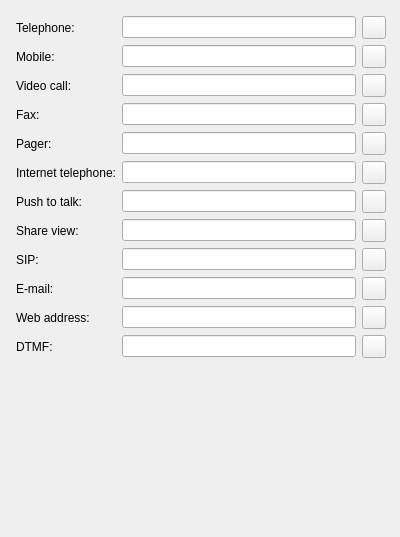
         <widget class="QWidget" name="scrollAreaWidgetContents">
          <property name="geometry">
           <rect>
            <x>0</x>
            <y>0</y>
            <width>400</width>
            <height>537</height>
           </rect>
          </property>
          <layout class="QVBoxLayout" name="verticalLayout_5">
           <item>
            <layout class="QFormLayout" name="generalNumbersLayout">
             <property name="fieldGrowthPolicy">
              <enum>QFormLayout::ExpandingFieldsGrow</enum>
             </property>
             <property name="leftMargin">
              <number>5</number>
             </property>
             <property name="topMargin">
              <number>5</number>
             </property>
             <property name="rightMargin">
              <number>3</number>
             </property>
             <property name="bottomMargin">
              <number>5</number>
             </property>
             <item row="0" column="0">
              <widget class="QLabel" name="general_telephone_label">
               <property name="text">
                <string notr="true">Telephone:</string>
               </property>
               <property name="buddy">
                <cstring>general_telephone_1</cstring>
               </property>
              </widget>
             </item>
             <item row="0" column="1">
              <layout class="QHBoxLayout" name="horizontalLayout">
               <item>
                <widget class="QLineEdit" name="general_telephone_1"/>
               </item>
               <item>
                <widget class="QToolButton" name="add_general_telephone">
                 <property name="icon">
                  <iconset resource="resource.qrc">
                   <normaloff>:/list-add</normaloff>:/list-add</iconset>
                 </property>
                </widget>
               </item>
              </layout>
             </item>
             <item row="1" column="0">
              <widget class="QLabel" name="general_mobile_label">
               <property name="text">
                <string notr="true">Mobile:</string>
               </property>
               <property name="buddy">
                <cstring>general_mobile_1</cstring>
               </property>
              </widget>
             </item>
             <item row="1" column="1">
              <layout class="QHBoxLayout" name="horizontalLayout_3">
               <item>
                <widget class="QLineEdit" name="general_mobile_1"/>
               </item>
               <item>
                <widget class="QToolButton" name="add_general_mobile">
                 <property name="icon">
                  <iconset resource="resource.qrc">
                   <normaloff>:/list-add</normaloff>:/list-add</iconset>
                 </property>
                </widget>
               </item>
              </layout>
             </item>
             <item row="2" column="0">
              <widget class="QLabel" name="general_video_label">
               <property name="text">
                <string notr="true">Video call:</string>
               </property>
               <property name="buddy">
                <cstring>general_video_1</cstring>
               </property>
              </widget>
             </item>
             <item row="2" column="1">
              <layout class="QHBoxLayout" name="horizontalLayout_2">
               <item>
                <widget class="QLineEdit" name="general_video_1"/>
               </item>
               <item>
                <widget class="QToolButton" name="add_general_video">
                 <property name="icon">
                  <iconset resource="resource.qrc">
                   <normaloff>:/list-add</normaloff>:/list-add</iconset>
                 </property>
                </widget>
               </item>
              </layout>
             </item>
             <item row="3" column="0">
              <widget class="QLabel" name="general_fax_label">
               <property name="text">
                <string notr="true">Fax:</string>
               </property>
               <property name="buddy">
                <cstring>general_fax_1</cstring>
               </property>
              </widget>
             </item>
             <item row="3" column="1">
              <layout class="QHBoxLayout" name="horizontalLayout_4">
               <item>
                <widget class="QLineEdit" name="general_fax_1"/>
               </item>
               <item>
                <widget class="QToolButton" name="add_general_fax">
                 <property name="icon">
                  <iconset resource="resource.qrc">
                   <normaloff>:/list-add</normaloff>:/list-add</iconset>
                 </property>
                </widget>
               </item>
              </layout>
             </item>
             <item row="4" column="0">
              <widget class="QLabel" name="general_pager_label">
               <property name="text">
                <string notr="true">Pager:</string>
               </property>
               <property name="buddy">
                <cstring>general_pager_1</cstring>
               </property>
              </widget>
             </item>
             <item row="4" column="1">
              <layout class="QHBoxLayout" name="horizontalLayout_5">
               <item>
                <widget class="QLineEdit" name="general_pager_1"/>
               </item>
               <item>
                <widget class="QToolButton" name="add_general_pager">
                 <property name="icon">
                  <iconset resource="resource.qrc">
                   <normaloff>:/list-add</normaloff>:/list-add</iconset>
                 </property>
                </widget>
               </item>
              </layout>
             </item>
             <item row="5" column="0">
              <widget class="QLabel" name="general_internettel_label">
               <property name="text">
                <string notr="true">Internet telephone:</string>
               </property>
               <property name="buddy">
                <cstring>general_internettel_1</cstring>
               </property>
              </widget>
             </item>
             <item row="5" column="1">
              <layout class="QHBoxLayout" name="horizontalLayout_6">
               <item>
                <widget class="QLineEdit" name="general_internettel_1"/>
               </item>
               <item>
                <widget class="QToolButton" name="add_general_internettel">
                 <property name="icon">
                  <iconset resource="resource.qrc">
                   <normaloff>:/list-add</normaloff>:/list-add</iconset>
                 </property>
                </widget>
               </item>
              </layout>
             </item>
             <item row="6" column="0">
              <widget class="QLabel" name="general_ptt_label">
               <property name="text">
                <string notr="true">Push to talk:</string>
               </property>
               <property name="buddy">
                <cstring>general_ptt_1</cstring>
               </property>
              </widget>
             </item>
             <item row="6" column="1">
              <layout class="QHBoxLayout" name="horizontalLayout_7">
               <item>
                <widget class="QLineEdit" name="general_ptt_1"/>
               </item>
               <item>
                <widget class="QToolButton" name="add_general_ptt">
                 <property name="icon">
                  <iconset resource="resource.qrc">
                   <normaloff>:/list-add</normaloff>:/list-add</iconset>
                 </property>
                </widget>
               </item>
              </layout>
             </item>
             <item row="7" column="0">
              <widget class="QLabel" name="general_shareview_label">
               <property name="text">
                <string notr="true">Share view:</string>
               </property>
               <property name="buddy">
                <cstring>general_shareview_1</cstring>
               </property>
              </widget>
             </item>
             <item row="7" column="1">
              <layout class="QHBoxLayout" name="horizontalLayout_8">
               <item>
                <widget class="QLineEdit" name="general_shareview_1"/>
               </item>
               <item>
                <widget class="QToolButton" name="add_general_shareview">
                 <property name="icon">
                  <iconset resource="resource.qrc">
                   <normaloff>:/list-add</normaloff>:/list-add</iconset>
                 </property>
                </widget>
               </item>
              </layout>
             </item>
             <item row="8" column="0">
              <widget class="QLabel" name="general_sip_label">
               <property name="text">
                <string notr="true">SIP:</string>
               </property>
               <property name="buddy">
                <cstring>general_sip_1</cstring>
               </property>
              </widget>
             </item>
             <item row="8" column="1">
              <layout class="QHBoxLayout" name="horizontalLayout_9">
               <item>
                <widget class="QLineEdit" name="general_sip_1"/>
               </item>
               <item>
                <widget class="QToolButton" name="add_general_sip">
                 <property name="icon">
                  <iconset resource="resource.qrc">
                   <normaloff>:/list-add</normaloff>:/list-add</iconset>
                 </property>
                </widget>
               </item>
              </layout>
             </item>
             <item row="9" column="0">
              <widget class="QLabel" name="general_mail_label">
               <property name="text">
                <string notr="true">E-mail:</string>
               </property>
               <property name="buddy">
                <cstring>general_mail_1</cstring>
               </property>
              </widget>
             </item>
             <item row="9" column="1">
              <layout class="QHBoxLayout" name="horizontalLayout_10">
               <item>
                <widget class="QLineEdit" name="general_mail_1"/>
               </item>
               <item>
                <widget class="QToolButton" name="add_general_mail">
                 <property name="icon">
                  <iconset resource="resource.qrc">
                   <normaloff>:/list-add</normaloff>:/list-add</iconset>
                 </property>
                </widget>
               </item>
              </layout>
             </item>
             <item row="10" column="0">
              <widget class="QLabel" name="general_web_label">
               <property name="text">
                <string notr="true">Web address:</string>
               </property>
               <property name="buddy">
                <cstring>general_web_1</cstring>
               </property>
              </widget>
             </item>
             <item row="10" column="1">
              <layout class="QHBoxLayout" name="horizontalLayout_11">
               <item>
                <widget class="QLineEdit" name="general_web_1"/>
               </item>
               <item>
                <widget class="QToolButton" name="add_general_web">
                 <property name="icon">
                  <iconset resource="resource.qrc">
                   <normaloff>:/list-add</normaloff>:/list-add</iconset>
                 </property>
                </widget>
               </item>
              </layout>
             </item>
             <item row="11" column="0">
              <widget class="QLabel" name="general_dtmf_label">
               <property name="text">
                <string notr="true">DTMF:</string>
               </property>
               <property name="buddy">
                <cstring>general_dtmf_1</cstring>
               </property>
              </widget>
             </item>
             <item row="11" column="1">
              <layout class="QHBoxLayout" name="horizontalLayout_12">
               <item>
                <widget class="QLineEdit" name="general_dtmf_1"/>
               </item>
               <item>
                <widget class="QToolButton" name="add_general_dtmf">
                 <property name="icon">
                  <iconset resource="resource.qrc">
                   <normaloff>:/list-add</normaloff>:/list-add</iconset>
                 </property>
                </widget>
               </item>
              </layout>
             </item>
            </layout>
           </item>
          </layout>
         </widget>
